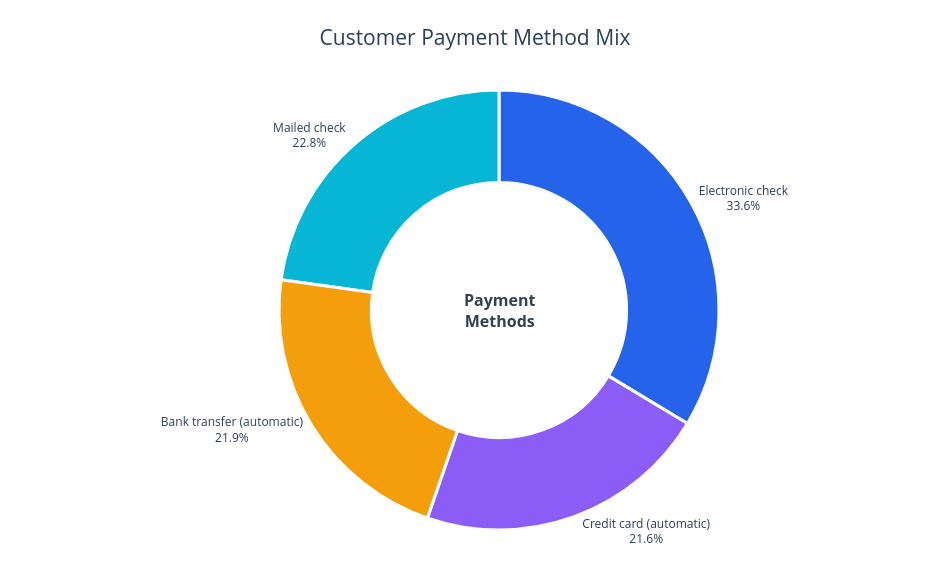

Notebook cell for this chart:
### Markdown cell above
### Payment method composition

This doughnut chart shows how customers are distributed across payment methods. Segment size represents the number of customers using each method.

### Code cell
labels = df["PaymentMethod"].value_counts().index
values = df["PaymentMethod"].value_counts().values

fig = go.Figure(
    go.Pie(
        labels=labels,
        values=values,
        hole=0.58,
        sort=False,
        marker=dict(colors=["#2563EB", "#06B6D4", "#F59E0B", "#8B5CF6"],
                    line=dict(color="white", width=3)),
        textinfo="label+percent",
        textposition="outside",
        hovertemplate="<b>%{label}</b><br>Customers: %{value:,}<br>Share: %{percent}<extra></extra>"
    )
)
fig.update_layout(
    title=dict(text="Customer Payment Method Mix", x=0.5, xanchor="center", font=dict(size=21)),
    template="plotly_white", width=950, height=580,
    showlegend=False, margin=dict(t=90, l=70, r=70, b=50),
    annotations=[dict(text="Payment<br>Methods", x=0.5, y=0.5, showarrow=False,
                      font=dict(size=16, weight="bold", color="#334155"))]
)
fig.show()

### Figure 1 — Plotly figure (JSON) as saved in the notebook; plotly's stock layout.template omitted (floating-point values rounded to 4 significant figures)
{"data": [{"hole": 0.58, "hovertemplate": "<b>%{label}</b><br>Customers: %{value:,}<br>Share: %{percent}<extra></extra>", "labels": ["Electronic check", "Mailed check", "Bank transfer (automatic)", "Credit card (automatic)"], "marker": {"colors": ["#2563EB", "#06B6D4", "#F59E0B", "#8B5CF6"], "line": {"color": "white", "width": 3}}, "sort": false, "textinfo": "label+percent", "textposition": "outside", "type": "pie", "values": [2365, 1604, 1542, 1521]}], "layout": {"annotations": [{"font": {"color": "#334155", "size": 16, "weight": "bold"}, "showarrow": false, "text": "Payment<br>Methods", "x": 0.5, "y": 0.5}], "height": 580, "margin": {"b": 50, "l": 70, "r": 70, "t": 90}, "showlegend": false, "title": {"font": {"size": 21}, "text": "Customer Payment Method Mix", "x": 0.5, "xanchor": "center"}, "width": 950}}
